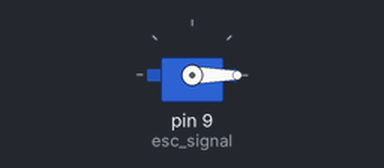
This sketch was run on a simulated Arduino Uno, built with avr-gcc and run on an emulated ATmega328P. Parts: servo.

Above: at 2.05 s.
Timing chart, 0 to 11.2 s (numbered marks = the images above):
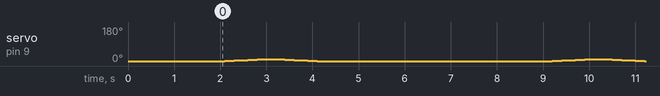

The sketch:

sketch_mar18a.ino
```cpp
#include <Servo.h>

Servo esc_signal;
int velocity = 0;

void setup() {
  esc_signal.attach(9);
  esc_signal.write(velocity);
  delay(2000);
}


void loop() {
  for (velocity = 0; velocity <= 10; velocity += 1) {
    esc_signal.write(velocity);
    delay(100);
  }
  for (velocity = 10; velocity > 0; velocity -= 1) {
    esc_signal.write(velocity);
    delay(100);
  }
  esc_signal.write(0);
  delay(5000);
}
```

Measured:
- by itself, servo on pin 9 (esc_signal): repeats every 7.1 s: 2° 0.10 s, 3° 0.10 s, 4° 0.10 s, 5° 0.10 s, 6° 0.10 s, 7° 0.10 s, 8° 0.10 s, 9° 0.10 s, 10° 0.20 s, 9° 0.10 s, 8° 0.10 s, 7° 0.10 s, 6° 0.10 s, 5° 0.10 s, 4° 0.10 s, 3° 0.10 s, 2° 0.10 s, 1° 0.10 s, 0° 5.1 s, 1° 0.10 s
